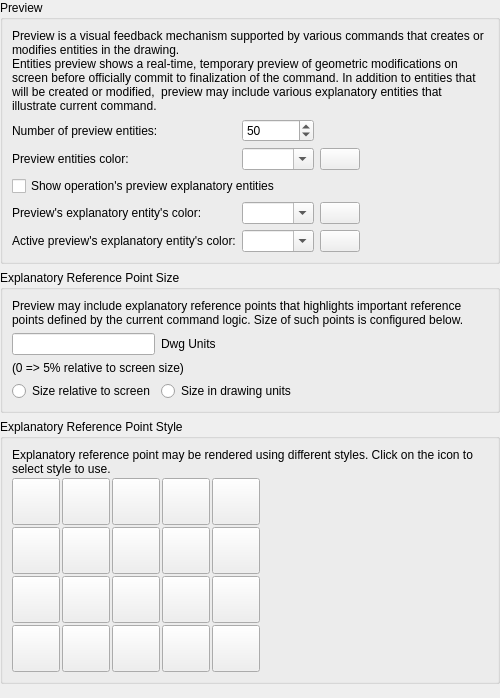
<?xml version="1.0" encoding="UTF-8"?>
<ui version="4.0">
 <class>LC_SettingsPagePreviewOptions</class>
 <widget class="QWidget" name="LC_SettingsPagePreviewOptions">
  <property name="geometry">
   <rect>
    <x>0</x>
    <y>0</y>
    <width>500</width>
    <height>698</height>
   </rect>
  </property>
  <layout class="QGridLayout" name="gridLayout_main">
   <property name="leftMargin">
    <number>0</number>
   </property>
   <property name="topMargin">
    <number>0</number>
   </property>
   <property name="rightMargin">
    <number>0</number>
   </property>
   <property name="bottomMargin">
    <number>0</number>
   </property>
   <item row="0" column="0">
    <widget class="QGroupBox" name="gbPreview">
     <property name="title">
      <string>Preview</string>
     </property>
     <layout class="QGridLayout" name="gridLayout_pr">
      <item row="7" column="2">
       <widget class="LC_ColorButton" name="pb_previewRefHighlightColor">
        <property name="toolTip">
         <string>Active Explanatory Entity

Click to select color.</string>
        </property>
       </widget>
      </item>
      <item row="7" column="1">
       <widget class="QComboBox" name="cbPreviewRefHighlightColor">
        <property name="toolTip">
         <string>Active Explanatory Entity Color

Color of explanatory entity that is currently active according to the command state. </string>
        </property>
        <property name="editable">
         <bool>true</bool>
        </property>
       </widget>
      </item>
      <item row="6" column="3">
       <spacer name="horizontalSpacer">
        <property name="orientation">
         <enum>Qt::Orientation::Horizontal</enum>
        </property>
        <property name="sizeHint" stdset="0">
         <size>
          <width>0</width>
          <height>20</height>
         </size>
        </property>
       </spacer>
      </item>
      <item row="2" column="0">
       <widget class="QLabel" name="lMaxPreview">
        <property name="text">
         <string>Number of preview entities:</string>
        </property>
        <property name="buddy">
         <cstring>sbMaxPreview</cstring>
        </property>
       </widget>
      </item>
      <item row="6" column="1">
       <widget class="QComboBox" name="cbPreviewRefColor">
        <property name="toolTip">
         <string>Explanatory Entities Color

Color for preview explanatory entities. These entities are not created, yet explains current command logic.</string>
        </property>
        <property name="editable">
         <bool>true</bool>
        </property>
       </widget>
      </item>
      <item row="6" column="2">
       <widget class="LC_ColorButton" name="pb_previewRefColor">
        <property name="toolTip">
         <string>Explanatory Entities

Click to select color.</string>
        </property>
       </widget>
      </item>
      <item row="6" column="0">
       <widget class="QLabel" name="lbPreviewRefColor">
        <property name="text">
         <string>Preview's explanatory entity's color:</string>
        </property>
        <property name="buddy">
         <cstring>cbPreviewRefColor</cstring>
        </property>
       </widget>
      </item>
      <item row="1" column="0" colspan="4">
       <widget class="QLabel" name="label">
        <property name="text">
         <string>Preview is a visual feedback mechanism supported by various commands that creates or modifies entities in the drawing. 
Entities preview shows a real-time, temporary preview of geometric modifications on  screen before officially commit to finalization of the command. In addition to entities that will be created or modified,  preview may include various explanatory entities that illustrate current command.</string>
        </property>
        <property name="wordWrap">
         <bool>true</bool>
        </property>
       </widget>
      </item>
      <item row="7" column="0">
       <widget class="QLabel" name="lbPreviewRefHighlightColor">
        <property name="text">
         <string>Active preview's explanatory entity's color:</string>
        </property>
        <property name="buddy">
         <cstring>cbPreviewRefHighlightColor</cstring>
        </property>
       </widget>
      </item>
      <item row="4" column="0" colspan="2">
       <widget class="QCheckBox" name="cbDisplayRefPoints">
        <property name="sizePolicy">
         <sizepolicy hsizetype="Preferred" vsizetype="Preferred">
          <horstretch>0</horstretch>
          <verstretch>0</verstretch>
         </sizepolicy>
        </property>
        <property name="toolTip">
         <string>Explanatory Entities Visibility

Show additional operation's preview explanatory entities that explains the logic of entities creation or modification.</string>
        </property>
        <property name="text">
         <string>Show operation's preview explanatory entities </string>
        </property>
       </widget>
      </item>
      <item row="3" column="0">
       <widget class="QLabel" name="label_2">
        <property name="text">
         <string>Preview entities color:</string>
        </property>
        <property name="buddy">
         <cstring>cbPreviewEntitiesColor</cstring>
        </property>
       </widget>
      </item>
      <item row="3" column="1">
       <widget class="QComboBox" name="cbPreviewEntitiesColor">
        <property name="toolTip">
         <string>Entities Preview Color

Color for entities preview</string>
        </property>
        <property name="editable">
         <bool>true</bool>
        </property>
       </widget>
      </item>
      <item row="3" column="2">
       <widget class="LC_ColorButton" name="pb_previewEntitiesColor">
        <property name="toolTip">
         <string>Entities Preview

Click to select color.</string>
        </property>
       </widget>
      </item>
      <item row="2" column="1">
       <widget class="QSpinBox" name="sbMaxPreview">
        <property name="toolTip">
         <string>Preview Limiting

If more entities in preview than specified, rect will be drawn instead of entities.</string>
        </property>
        <property name="specialValueText">
         <string>Show All</string>
        </property>
        <property name="minimum">
         <number>0</number>
        </property>
        <property name="maximum">
         <number>1000</number>
        </property>
        <property name="value">
         <number>50</number>
        </property>
       </widget>
      </item>
     </layout>
    </widget>
   </item>
   <item row="1" column="0">
    <widget class="QGroupBox" name="gbPointSize">
     <property name="title">
      <string>Explanatory Reference Point Size</string>
     </property>
     <layout class="QGridLayout" name="gridLayout_sz">
      <item row="4" column="1">
       <widget class="QRadioButton" name="rbAbsSize">
        <property name="text">
         <string>Size in drawing units</string>
        </property>
       </widget>
      </item>
      <item row="1" column="1">
       <widget class="QLabel" name="lPtSzUnits">
        <property name="text">
         <string>Dwg Units</string>
        </property>
        <property name="textFormat">
         <enum>Qt::TextFormat::PlainText</enum>
        </property>
       </widget>
      </item>
      <item row="4" column="0">
       <widget class="QRadioButton" name="rbRelSize">
        <property name="text">
         <string>Size relative to screen</string>
        </property>
       </widget>
      </item>
      <item row="4" column="2">
       <spacer name="horizontalSpacer_2">
        <property name="orientation">
         <enum>Qt::Orientation::Horizontal</enum>
        </property>
        <property name="sizeHint" stdset="0">
         <size>
          <width>0</width>
          <height>0</height>
         </size>
        </property>
       </spacer>
      </item>
      <item row="1" column="0">
       <widget class="QLineEdit" name="lePointSize">
        <property name="sizePolicy">
         <sizepolicy hsizetype="Fixed" vsizetype="Fixed">
          <horstretch>0</horstretch>
          <verstretch>0</verstretch>
         </sizepolicy>
        </property>
        <property name="maximumSize">
         <size>
          <width>150</width>
          <height>16777215</height>
         </size>
        </property>
        <property name="toolTip">
         <string>Size of reference points</string>
        </property>
       </widget>
      </item>
      <item row="0" column="0" colspan="3">
       <widget class="QLabel" name="label_3">
        <property name="text">
         <string>Preview may include explanatory reference points that highlights important reference points defined by the current command logic. Size of such points is configured below.</string>
        </property>
        <property name="wordWrap">
         <bool>true</bool>
        </property>
       </widget>
      </item>
      <item row="3" column="0" colspan="2">
       <widget class="QLabel" name="label_11">
        <property name="text">
         <string>(0 =&gt; 5% relative to screen size)</string>
        </property>
       </widget>
      </item>
     </layout>
    </widget>
   </item>
   <item row="2" column="0">
    <widget class="QGroupBox" name="gbPointStyle">
     <property name="title">
      <string>Explanatory Reference Point Style</string>
     </property>
     <layout class="QGridLayout" name="gridLayout_st">
      <property name="spacing">
       <number>2</number>
      </property>
      <item row="1" column="2">
       <widget class="QToolButton" name="bPlus">
        <property name="minimumSize">
         <size>
          <width>30</width>
          <height>30</height>
         </size>
        </property>
        <property name="icon">
         <iconset>
          <normaloff>:/icons/point_plus.lci</normaloff>:/icons/point_plus.lci</iconset>
        </property>
        <property name="iconSize">
         <size>
          <width>40</width>
          <height>40</height>
         </size>
        </property>
        <property name="checkable">
         <bool>true</bool>
        </property>
        <property name="autoExclusive">
         <bool>true</bool>
        </property>
       </widget>
      </item>
      <item row="2" column="0">
       <widget class="QToolButton" name="bDotCircle">
        <property name="minimumSize">
         <size>
          <width>30</width>
          <height>30</height>
         </size>
        </property>
        <property name="icon">
         <iconset>
          <normaloff>:/icons/point_dot_circle.lci</normaloff>:/icons/point_dot_circle.lci</iconset>
        </property>
        <property name="iconSize">
         <size>
          <width>40</width>
          <height>40</height>
         </size>
        </property>
        <property name="checkable">
         <bool>true</bool>
        </property>
        <property name="autoExclusive">
         <bool>true</bool>
        </property>
       </widget>
      </item>
      <item row="4" column="1">
       <widget class="QToolButton" name="bBlankCircleSquare">
        <property name="minimumSize">
         <size>
          <width>30</width>
          <height>30</height>
         </size>
        </property>
        <property name="icon">
         <iconset>
          <normaloff>:/icons/point_blank_circle_square.lci</normaloff>:/icons/point_blank_circle_square.lci</iconset>
        </property>
        <property name="iconSize">
         <size>
          <width>40</width>
          <height>40</height>
         </size>
        </property>
        <property name="checkable">
         <bool>true</bool>
        </property>
        <property name="autoExclusive">
         <bool>true</bool>
        </property>
       </widget>
      </item>
      <item row="1" column="4">
       <widget class="QToolButton" name="bTick">
        <property name="minimumSize">
         <size>
          <width>30</width>
          <height>30</height>
         </size>
        </property>
        <property name="icon">
         <iconset>
          <normaloff>:/icons/point_tick.lci</normaloff>:/icons/point_tick.lci</iconset>
        </property>
        <property name="iconSize">
         <size>
          <width>40</width>
          <height>40</height>
         </size>
        </property>
        <property name="checkable">
         <bool>true</bool>
        </property>
        <property name="autoExclusive">
         <bool>true</bool>
        </property>
       </widget>
      </item>
      <item row="4" column="3">
       <widget class="QToolButton" name="bCrossCircleSquare">
        <property name="minimumSize">
         <size>
          <width>30</width>
          <height>30</height>
         </size>
        </property>
        <property name="icon">
         <iconset>
          <normaloff>:/icons/point_cross_circle_square.lci</normaloff>:/icons/point_cross_circle_square.lci</iconset>
        </property>
        <property name="iconSize">
         <size>
          <width>40</width>
          <height>40</height>
         </size>
        </property>
        <property name="checkable">
         <bool>true</bool>
        </property>
        <property name="autoExclusive">
         <bool>true</bool>
        </property>
       </widget>
      </item>
      <item row="4" column="0">
       <widget class="QToolButton" name="bDotCircleSquare">
        <property name="minimumSize">
         <size>
          <width>30</width>
          <height>30</height>
         </size>
        </property>
        <property name="icon">
         <iconset>
          <normaloff>:/icons/point_dot_circle_square.lci</normaloff>:/icons/point_dot_circle_square.lci</iconset>
        </property>
        <property name="iconSize">
         <size>
          <width>40</width>
          <height>40</height>
         </size>
        </property>
        <property name="checkable">
         <bool>true</bool>
        </property>
        <property name="autoExclusive">
         <bool>true</bool>
        </property>
       </widget>
      </item>
      <item row="3" column="4">
       <widget class="QToolButton" name="bTickSquare">
        <property name="minimumSize">
         <size>
          <width>30</width>
          <height>30</height>
         </size>
        </property>
        <property name="icon">
         <iconset>
          <normaloff>:/icons/point_tick_square.lci</normaloff>:/icons/point_tick_square.lci</iconset>
        </property>
        <property name="iconSize">
         <size>
          <width>40</width>
          <height>40</height>
         </size>
        </property>
        <property name="checkable">
         <bool>true</bool>
        </property>
        <property name="autoExclusive">
         <bool>true</bool>
        </property>
       </widget>
      </item>
      <item row="1" column="3">
       <widget class="QToolButton" name="bCross">
        <property name="minimumSize">
         <size>
          <width>30</width>
          <height>30</height>
         </size>
        </property>
        <property name="icon">
         <iconset>
          <normaloff>:/icons/point_cross.lci</normaloff>:/icons/point_cross.lci</iconset>
        </property>
        <property name="iconSize">
         <size>
          <width>40</width>
          <height>40</height>
         </size>
        </property>
        <property name="checkable">
         <bool>true</bool>
        </property>
        <property name="autoExclusive">
         <bool>true</bool>
        </property>
       </widget>
      </item>
      <item row="2" column="5">
       <spacer name="horizontalSpacer">
        <property name="orientation">
         <enum>Qt::Orientation::Horizontal</enum>
        </property>
        <property name="sizeHint" stdset="0">
         <size>
          <width>0</width>
          <height>20</height>
         </size>
        </property>
       </spacer>
      </item>
      <item row="1" column="0">
       <widget class="QToolButton" name="bDot">
        <property name="minimumSize">
         <size>
          <width>30</width>
          <height>30</height>
         </size>
        </property>
        <property name="icon">
         <iconset>
          <normaloff>:/icons/point_dot.lci</normaloff>:/icons/point_dot.lci</iconset>
        </property>
        <property name="iconSize">
         <size>
          <width>40</width>
          <height>40</height>
         </size>
        </property>
        <property name="checkable">
         <bool>true</bool>
        </property>
        <property name="autoExclusive">
         <bool>true</bool>
        </property>
       </widget>
      </item>
      <item row="3" column="3">
       <widget class="QToolButton" name="bCrossSquare">
        <property name="minimumSize">
         <size>
          <width>30</width>
          <height>30</height>
         </size>
        </property>
        <property name="icon">
         <iconset>
          <normaloff>:/icons/point_cross_square.lci</normaloff>:/icons/point_cross_square.lci</iconset>
        </property>
        <property name="iconSize">
         <size>
          <width>40</width>
          <height>40</height>
         </size>
        </property>
        <property name="checkable">
         <bool>true</bool>
        </property>
        <property name="autoExclusive">
         <bool>true</bool>
        </property>
       </widget>
      </item>
      <item row="2" column="4">
       <widget class="QToolButton" name="bTickCircle">
        <property name="minimumSize">
         <size>
          <width>30</width>
          <height>30</height>
         </size>
        </property>
        <property name="icon">
         <iconset>
          <normaloff>:/icons/point_tick_circle.lci</normaloff>:/icons/point_tick_circle.lci</iconset>
        </property>
        <property name="iconSize">
         <size>
          <width>40</width>
          <height>40</height>
         </size>
        </property>
        <property name="checkable">
         <bool>true</bool>
        </property>
        <property name="autoExclusive">
         <bool>true</bool>
        </property>
       </widget>
      </item>
      <item row="3" column="0">
       <widget class="QToolButton" name="bDotSquare">
        <property name="minimumSize">
         <size>
          <width>30</width>
          <height>30</height>
         </size>
        </property>
        <property name="icon">
         <iconset>
          <normaloff>:/icons/point_dot_square.lci</normaloff>:/icons/point_dot_square.lci</iconset>
        </property>
        <property name="iconSize">
         <size>
          <width>40</width>
          <height>40</height>
         </size>
        </property>
        <property name="checkable">
         <bool>true</bool>
        </property>
        <property name="autoExclusive">
         <bool>true</bool>
        </property>
       </widget>
      </item>
      <item row="3" column="2">
       <widget class="QToolButton" name="bPlusSquare">
        <property name="minimumSize">
         <size>
          <width>30</width>
          <height>30</height>
         </size>
        </property>
        <property name="icon">
         <iconset>
          <normaloff>:/icons/point_plus_square.lci</normaloff>:/icons/point_plus_square.lci</iconset>
        </property>
        <property name="iconSize">
         <size>
          <width>40</width>
          <height>40</height>
         </size>
        </property>
        <property name="checkable">
         <bool>true</bool>
        </property>
        <property name="autoExclusive">
         <bool>true</bool>
        </property>
       </widget>
      </item>
      <item row="4" column="4">
       <widget class="QToolButton" name="bTickCircleSquare">
        <property name="minimumSize">
         <size>
          <width>30</width>
          <height>30</height>
         </size>
        </property>
        <property name="icon">
         <iconset>
          <normaloff>:/icons/point_tick_circle_square.lci</normaloff>:/icons/point_tick_circle_square.lci</iconset>
        </property>
        <property name="iconSize">
         <size>
          <width>40</width>
          <height>40</height>
         </size>
        </property>
        <property name="checkable">
         <bool>true</bool>
        </property>
        <property name="autoExclusive">
         <bool>true</bool>
        </property>
       </widget>
      </item>
      <item row="2" column="1">
       <widget class="QToolButton" name="bBlankCircle">
        <property name="minimumSize">
         <size>
          <width>30</width>
          <height>30</height>
         </size>
        </property>
        <property name="icon">
         <iconset>
          <normaloff>:/icons/point_blank_circle.lci</normaloff>:/icons/point_blank_circle.lci</iconset>
        </property>
        <property name="iconSize">
         <size>
          <width>40</width>
          <height>40</height>
         </size>
        </property>
        <property name="checkable">
         <bool>true</bool>
        </property>
        <property name="autoExclusive">
         <bool>true</bool>
        </property>
       </widget>
      </item>
      <item row="5" column="2">
       <spacer name="verticalSpacer">
        <property name="orientation">
         <enum>Qt::Orientation::Vertical</enum>
        </property>
        <property name="sizeHint" stdset="0">
         <size>
          <width>20</width>
          <height>0</height>
         </size>
        </property>
       </spacer>
      </item>
      <item row="4" column="2">
       <widget class="QToolButton" name="bPlusCircleSquare">
        <property name="minimumSize">
         <size>
          <width>30</width>
          <height>30</height>
         </size>
        </property>
        <property name="icon">
         <iconset>
          <normaloff>:/icons/point_plus_circle_square.lci</normaloff>:/icons/point_plus_circle_square.lci</iconset>
        </property>
        <property name="iconSize">
         <size>
          <width>40</width>
          <height>40</height>
         </size>
        </property>
        <property name="checkable">
         <bool>true</bool>
        </property>
        <property name="autoExclusive">
         <bool>true</bool>
        </property>
       </widget>
      </item>
      <item row="2" column="2">
       <widget class="QToolButton" name="bPlusCircle">
        <property name="minimumSize">
         <size>
          <width>30</width>
          <height>30</height>
         </size>
        </property>
        <property name="icon">
         <iconset>
          <normaloff>:/icons/point_plus_circle.lci</normaloff>:/icons/point_plus_circle.lci</iconset>
        </property>
        <property name="iconSize">
         <size>
          <width>40</width>
          <height>40</height>
         </size>
        </property>
        <property name="checkable">
         <bool>true</bool>
        </property>
        <property name="autoExclusive">
         <bool>true</bool>
        </property>
       </widget>
      </item>
      <item row="2" column="3">
       <widget class="QToolButton" name="bCrossCircle">
        <property name="minimumSize">
         <size>
          <width>30</width>
          <height>30</height>
         </size>
        </property>
        <property name="icon">
         <iconset>
          <normaloff>:/icons/point_cross_circle.lci</normaloff>:/icons/point_cross_circle.lci</iconset>
        </property>
        <property name="iconSize">
         <size>
          <width>40</width>
          <height>40</height>
         </size>
        </property>
        <property name="checkable">
         <bool>true</bool>
        </property>
        <property name="autoExclusive">
         <bool>true</bool>
        </property>
       </widget>
      </item>
      <item row="1" column="1">
       <widget class="QToolButton" name="bBlank">
        <property name="minimumSize">
         <size>
          <width>30</width>
          <height>30</height>
         </size>
        </property>
        <property name="icon">
         <iconset>
          <normaloff>:/icons/point_blank.lci</normaloff>:/icons/point_blank.lci</iconset>
        </property>
        <property name="iconSize">
         <size>
          <width>40</width>
          <height>40</height>
         </size>
        </property>
        <property name="checkable">
         <bool>true</bool>
        </property>
        <property name="autoExclusive">
         <bool>true</bool>
        </property>
       </widget>
      </item>
      <item row="3" column="1">
       <widget class="QToolButton" name="bBlankSquare">
        <property name="minimumSize">
         <size>
          <width>30</width>
          <height>30</height>
         </size>
        </property>
        <property name="icon">
         <iconset>
          <normaloff>:/icons/point_blank_square.lci</normaloff>:/icons/point_blank_square.lci</iconset>
        </property>
        <property name="iconSize">
         <size>
          <width>40</width>
          <height>40</height>
         </size>
        </property>
        <property name="checkable">
         <bool>true</bool>
        </property>
        <property name="autoExclusive">
         <bool>true</bool>
        </property>
       </widget>
      </item>
      <item row="0" column="0" colspan="6">
       <widget class="QLabel" name="label_4">
        <property name="text">
         <string>Explanatory reference point may be rendered using different styles. Click on the icon to select style to use.</string>
        </property>
        <property name="wordWrap">
         <bool>true</bool>
        </property>
       </widget>
      </item>
     </layout>
    </widget>
   </item>
   <item row="8" column="0">
    <spacer name="verticalSpacer">
     <property name="orientation">
      <enum>Qt::Orientation::Vertical</enum>
     </property>
     <property name="sizeHint" stdset="0">
      <size>
       <width>0</width>
       <height>0</height>
      </size>
     </property>
    </spacer>
   </item>
  </layout>
 </widget>
 <customwidgets>
  <customwidget>
   <class>LC_ColorButton</class>
   <extends>QPushButton</extends>
   <header>lc_color_button.h</header>
  </customwidget>
 </customwidgets>
 <resources/>
 <connections/>
</ui>
